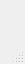
<?xml version="1.0" encoding="UTF-8"?>
<ui version="4.0">
 <class>MainWindow</class>
 <widget class="QMainWindow" name="MainWindow">
  <property name="geometry">
   <rect>
    <x>0</x>
    <y>0</y>
    <width>25</width>
    <height>64</height>
   </rect>
  </property>
  <property name="sizePolicy">
   <sizepolicy hsizetype="Preferred" vsizetype="Preferred">
    <horstretch>0</horstretch>
    <verstretch>0</verstretch>
   </sizepolicy>
  </property>
  <property name="windowTitle">
   <string>MainWindow</string>
  </property>
  <widget class="QWidget" name="centralwidget"/>
  <widget class="QMenuBar" name="menubar">
   <property name="geometry">
    <rect>
     <x>0</x>
     <y>0</y>
     <width>25</width>
     <height>24</height>
    </rect>
   </property>
  </widget>
  <widget class="QStatusBar" name="statusbar"/>
 </widget>
 <resources/>
 <connections/>
</ui>
